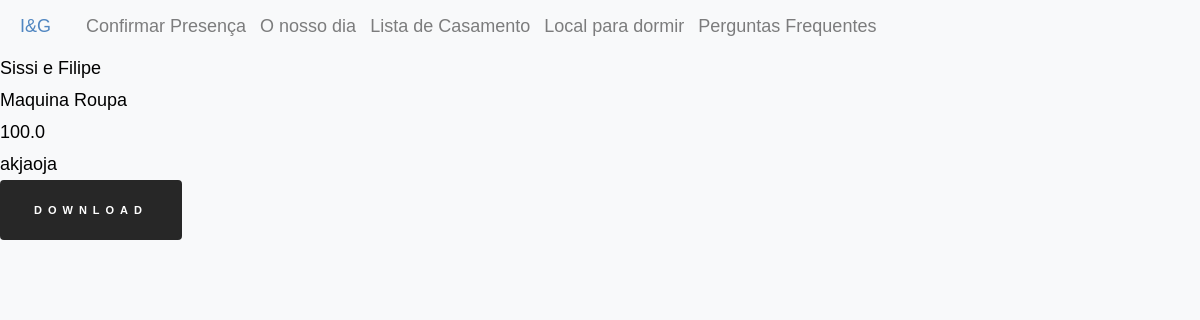
The page /contributions/all on the database as committed earlier.
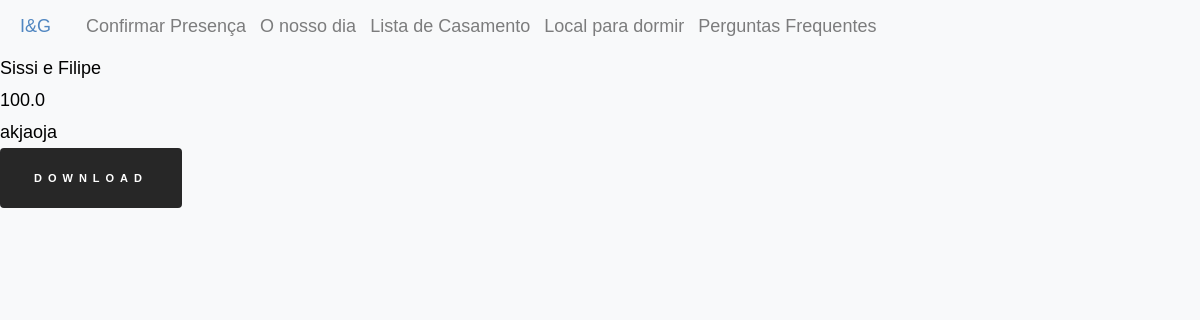
The same page on the database as committed later.
### inesegoncalo/models/contributions.py (models this page shows, shortened)
class Contribution(db.Model ,model.Model,model.Base):
    __tablename__ = 'contribution'
    __table_args__ = {'extend_existing': True}
    id = Column(Integer, primary_key=True)
    name = Column(String(80))
    value_contributed = Column(Float)
    message = Column(Text)
    product_id = Column(Integer, ForeignKey('products.id'))
    product = relationship('Product', back_populates="contributions")

### inesegoncalo/models/products.py (models this page shows, shortened)
class Product(db.Model, model.Model, model.Base):
    __tablename__ = 'products'
    __table_args__ = {'extend_existing': True}
    id = Column(Integer, primary_key=True)
    name = Column(String(80), unique=True, nullable=False)
    description = Column(Text)
    price = Column(Float)
    price_paid = Column(Float, default=0.0)
    store = Column(Text)
    show_price = Column(Boolean, default=True)
    priority = Column(Integer, default=10)
    category_id = Column(Integer, ForeignKey('categories.id'), nullable=True)
    images = relationship('ProductImage', back_populates="product")
    contributions = relationship('Contribution', back_populates="product")
    category = relationship('Category', back_populates="products")

### inesegoncalo/modules/contributions.py (the view)
@bp.route('/all', methods=('GET', 'POST'))
def all():
    contributions = Contribution.query.all()
    return render_template('contributions/all.html',contributions=contributions)

### inesegoncalo/templates/contributions/all.html (shortened to what this page needs)
{% extends 'layout.html' %}
{% block content %}
<div class="fundo_products">
    <div class="background_trsp" id="white_back_for_products">
      <div class="contributions_box">
        {% for contribution in contributions %}
        <div class="contribution_card_box">
          <div class ="contribution_card">
            <div>{{contribution.name}}</div>
            {% if contribution.product %}
            <div>{{contribution.product.name}}</div>
            {% endif %}
            <div>{{contribution.value_contributed}}</div>
            <div>{{contribution.message}}</div>
          </div>
        </div>
        {% endfor %}
      </div>
    </div>
    <button onclick="generateContributionsCSV()" target="_blank" class="accept"> Download </button>
</div>
{% endblock %}

### inesegoncalo/templates/layout.html (shortened to what this page needs)
<!DOCTYPE html>
<html lang="en">
    <head>
        <link href="https://maxcdn.bootstrapcdn.com/bootstrap/4.1.3/css/bootstrap.min.css" rel="stylesheet">
        <link href="{{ url_for('static', filename='style/main.css')}}" rel="stylesheet">
        <link href="{{ url_for('static', filename='style/vendor.css')}}" rel="stylesheet">
        <link href="{{ url_for('static', filename='style/confirmation.css')}}" rel="stylesheet">
        <link href="{{ url_for('static', filename='style/card.css')}}" rel="stylesheet">
        <link href="{{ url_for('static', filename='style/contribution.css')}}" rel="stylesheet">
        <link href="{{ url_for('static', filename='style/timeline.css')}}" rel="stylesheet">
        <link href="{{ url_for('static', filename='style/lista_casamento.css')}}" rel="stylesheet">
        <link rel="stylesheet" href="https://use.fontawesome.com/releases/v5.2.0/css/all.css">
    <body id="top">
        <div>
            <nav class="navbar navbar-expand-lg navbar-light bg-light">
                <a  class="nav-link"  href="{{url_for('main.index')}}" style="color:#5086c1">
                    I&G
                </a>
                <div class="collapse navbar-collapse" id="navbarText">
                  <ul class="navbar-nav mr-auto">
                    <li class="nav-item">
                        <a class="nav-link" href="{{url_for('confirmations.confirmation')}}">Confirmar Presença</a>
                      </li>
                   <li class="nav-item">
                        <a class="nav-link"  href="{{url_for('main.info')}}">O nosso dia</a>
                    </li>
                    <li class="nav-item">
                        <a class="nav-link" href="{{url_for('products.all')}}">Lista de Casamento</a>
                      </li>
                      <li class="nav-item">
                        <a class="nav-link" href="{{url_for('main.hotels')}}">Local para dormir</a>
                      </li>
                      <li class="nav-item">
                        <a class="nav-link" href="{{url_for('main.faqs')}}">Perguntas Frequentes</a>
                      </li>
                  </ul>
                </div>
              </nav>
            </div>
        {% block content %}
        {% endblock %}
    </body>
</html>

### inesegoncalo/static/style/main.css (style rules this page uses)
html { font-size: 10px; }
html, body { height: 100%; }
body { background: #ffffff; font-family: 'Metropolis', sans-serif; font-size: 1.8rem; font-style: normal; font-weight: normal; line-height: 1.778; color: #000000; margin: 0; padding: 0; position: relative; }
ul { list-style: disc; }
li { display: list-item; }
ol, ul { margin-left: 1.6rem; }
ul li { padding-left: .4rem; }
button, .btn { margin-bottom: 1.6rem; }
input, textarea, select, pre, blockquote, figure, table, p, ul, ol, dl, form, .video-container, .ss-custom-select { margin-bottom: 3.2rem; }
::placeholder { color: #8c8c8c; }
.btn, button, input[type="submit"], input[type="reset"], input[type="button"] { display: inline-block; font-family: 'Metropolis', sans-serif ; font-weight: 700; font-size: 1.1rem; text-transform: uppercase; letter-spacing: .6rem; height: 6rem; line-height: 5.6rem; padding: 0 3.2rem; margin: 0 .4rem 1.6rem 0; color: #ffffff; text-decoration: none; text-align: center; white-space: nowrap; cursor: pointer; transition: all .3s ease-in-out; -webkit-font-smoothing: antialiased; -moz-osx-font-smoothing: grayscale; border-radius: 4px; background-color: #272727; border: 0.2rem solid #272727; }

### inesegoncalo/static/style/card.css (style rules this page uses)
body { background-color: #f8f9fa!important }

### inesegoncalo/static/style/lista_casamento.css (style rules this page uses)
a, a:hover { text-decoration: none; transition: color 0.3s ease-in-out; }

Rows that differ between the two databases and show on the page:
changed Contribution "Sissi e Filipe": product.name "Maquina Roupa" → (not shown)
